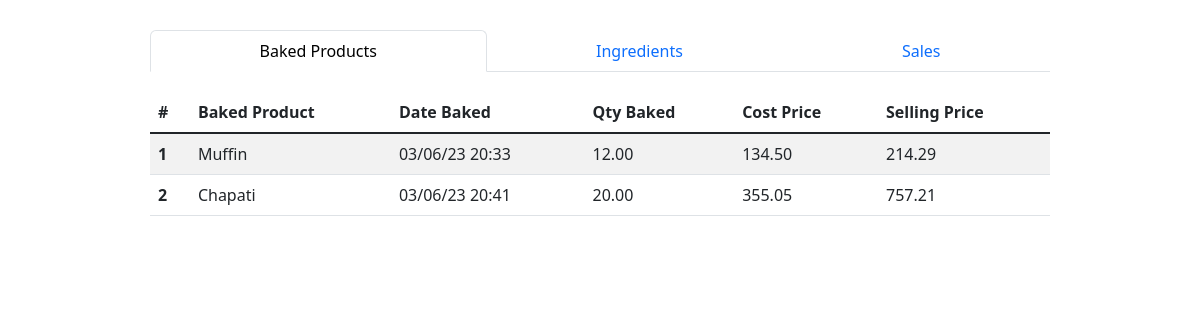
Page /analytics (signed in) on the committed database.
### app.py (models this page shows, shortened)
class BakedProduct(db.Model):
    id = db.Column(db.Integer, primary_key=True)
    name_id = db.Column(db.Integer, db.ForeignKey('baked_product_name.id'), nullable=False)
    quantity = db.Column(db.DECIMAL(precision=8, scale=2), nullable=False)
    cost_price = db.Column(db.DECIMAL(precision=8, scale=2), nullable=False)
    selling_price = db.Column(db.DECIMAL(precision=8, scale=2), nullable=False)
    date_baked = db.Column(db.DateTime, default=datetime.datetime.utcnow)
    unit_of_measurement_id = db.Column(db.Integer, db.ForeignKey('unit_of_measurement.id'), nullable=False)
    ingredients = db.relationship('BakedProductIngredient', backref='baked_product', lazy=True)
    user_id = db.Column(db.Integer, db.ForeignKey('user.id'), nullable=False)
    user = db.relationship('User', backref=db.backref('baked_products', lazy=True))

class BakedProductName(db.Model):
    id = db.Column(db.Integer, primary_key=True)
    name = db.Column(db.String(100), nullable=False)
    user_id = db.Column(db.Integer, db.ForeignKey('user.id'), nullable=False)

### app.py (the view)
@app.route('/analytics')
@login_required
def analytics():
    user_id = current_user.id
    start_date, end_date = get_past_week_dates()
    top_ingredient_ids = db.session.query(
        BakedProductIngredient.product_id,
        func.sum(BakedProductIngredient.quantity).label('total_quantity')
    ).join(BakedProduct).filter(
        BakedProduct.date_baked.between(start_date, end_date)
    ).group_by(BakedProductIngredient.product_id).order_by(
        func.sum(BakedProductIngredient.quantity).desc()
    ).subquery()
    total_quantity = db.session.query(func.sum(top_ingredient_ids.c.total_quantity)).scalar()
    top_ingredients = db.session.query(
        Product.name,
        top_ingredient_ids.c.total_quantity,
        UnitOfMeasurement.name,
        Product.quantity
    ).join(top_ingredient_ids, Product.id == top_ingredient_ids.c.product_id).join(
        UnitOfMeasurement, Product.unit_of_measurement_id == UnitOfMeasurement.id
    ).filter(
        Product.user_id == user_id
    ).all()
    top_ingredients_with_percentage = []
    for ingredient in top_ingredients:
        name = ingredient[0]
        quantity = ingredient[1]
        unit = ingredient[2]
        quantity_remaining = ingredient[3]
        percentage = round((quantity / (quantity + quantity_remaining)) * 100)
        top_ingredients_with_percentage.append((name, quantity, unit, percentage, quantity_remaining))
    top_ingredients_with_index = [(index + 1, ingredient) for index, ingredient in enumerate(top_ingredients_with_percentage)]
    baked_products = db.session.query(
        BakedProduct,
        BakedProductName.name
    ).join(
        BakedProductName, BakedProduct.name_id == BakedProductName.id
    ).filter(
        BakedProduct.user_id == user_id,
        BakedProduct.date_baked.between(start_date, end_date)
    ).order_by(BakedProduct.date_baked).all()
    table_data = []
    for index, (baked_product, product_name) in enumerate(baked_products, start=1):
        table_data.append({
            'Index': index,
            'Baked Product Name': product_name,
            'Cost Price': baked_product.cost_price,
            'Selling Price': baked_product.selling_price,
            'Quantity Baked': baked_product.quantity,
            'Date Baked': baked_product.date_baked
        })
    return render_template('analytics.html',
                           top_ingredients_with_index=top_ingredients_with_index,
                           table_data=table_data,
                           get_unit_of_measurement_name=get_unit_of_measurement_name,
                           get_product_status=get_product_status,
                           get_category_name=get_category_name)

### app.py (called while the page is built)
@login_manager.user_loader
def load_user(user_id):
    return User.query.get(int(user_id))

def get_past_week_dates():
    end_date = datetime.datetime.now()
    start_date = end_date - datetime.timedelta(days=7)
    return start_date, end_date

### templates/analytics.html (shortened to what this page needs)
<!DOCTYPE html>
<html lang="en">
<head>
    <link href="https://cdn.jsdelivr.net/npm/bootstrap@5.3.0-alpha3/dist/css/bootstrap.min.css" rel="stylesheet">
    <link rel="stylesheet" href="/static/styles/analytics.css">
</head>
<body>
    <div id="container">
        <div>
            <nav class="nav  flex-column flex-sm-row">
                <div class="nav nav-tabs" id="nav-tab" role="tablist">
                  <button class="nav-link active flex-sm-fill text-sm-center" id="nav-baked-tab" data-bs-toggle="tab" data-bs-target="#nav-baked" type="button" role="tab" aria-controls="nav-baked" aria-selected="true">Baked Products</button>
                  <button class="nav-link flex-sm-fill text-sm-center" id="nav-ingredients-tab" data-bs-toggle="tab" data-bs-target="#nav-ingredients" type="button" role="tab" aria-controls="nav-ingredients" aria-selected="false">Ingredients</button>
                  <button class="nav-link flex-sm-fill text-sm-center" id="nav-sales-tab" data-bs-toggle="tab" data-bs-target="#nav-sales" type="button" role="tab" aria-controls="nav-sales" aria-selected="false">Sales</button>
                </div>
              </nav>
              <div class="tab-content" id="nav-tabContent">
                <div class="tab-pane fade show active table-responsive" id="nav-baked" role="tabpanel" aria-labelledby="nav-baked-tab" tabindex="0">
                    <table class="table table-striped">
                        <thead class="sticky-top">
                          <tr>
                            <th scope="col">#</th>
                            <th scope="col">Baked Product</th>
                            <th scope="col">Date Baked</th>
                            <th scope="col">Qty Baked</th>
                            <th scope="col">Cost Price</th>
                            <th scope="col">Selling Price</th>
                          </tr>
                        </thead>
                        <tbody class="table-group-divider">
                          {% for row in table_data %}
                            <tr>
                              <th scope="row">{{ row['Index'] }}</th>
                              <td>{{ row['Baked Product Name'] }}</td>
                              <td>{{ row['Date Baked'].strftime('%d/%m/%y %H:%M') }}</td>
                              <td>{{ row['Quantity Baked'] }}</td>
                              <td>{{ row['Cost Price'] }}</td>
                              <td>{{ row['Selling Price'] }}</td>
                            </tr>
                          {% endfor %}
                        </tbody>
                      </table>
                </div>
              </div>
        </div>
    </div>
</body>
</html>

### static/styles/analytics.css (style rules this page uses)
body { margin: 0; padding: 0; box-sizing: border-box; display: flex; justify-content: center; align-items: center; }
#container { width: 75vw; display: flex; justify-content: space-evenly; margin-top: 30px; }
#container div { width: 100%; }
#nav-tabContent { margin-top: 20px; }

### rows in the picture
BakedProduct: Index "1", name "Muffin", date_baked "03/06/23 20:33", quantity "12.00", cost_price "134.50", selling_price "214.29"
BakedProduct: Index "2", name "Chapati", date_baked "03/06/23 20:41", quantity "20.00", cost_price "355.05", selling_price "757.21"
